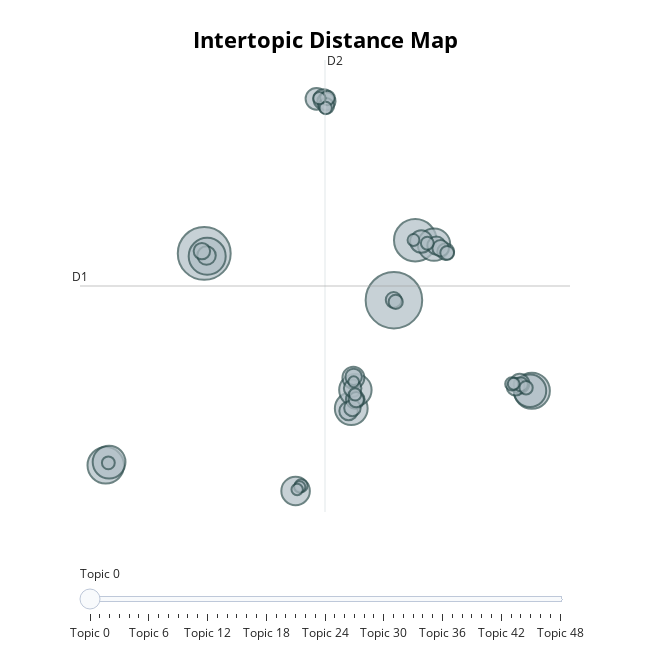

The code cell stored with this chart in its notebook:
### Code cell
model.visualize_topics()

### Figure 1 — Plotly figure (JSON) as saved in the notebook; plotly's stock layout.template omitted (floating-point values rounded to 4 significant figures; data arrays with more than 128 entries replaced by an {"elided": "..."} marker saying what was removed)
{"data": [{"customdata": {"elided": "49x3 mixed values"}, "hovertemplate": "<b>Topic %{customdata[0]}</b><br>%{customdata[1]}<br>Size: %{customdata[2]}", "legendgroup": "", "marker": {"color": "#B0BEC5", "line": {"color": "DarkSlateGrey", "width": 2}, "size": [271, 237, 153, 116, 113, 110, 91, 91, 89, 89, 89, 69, 43, 41, 40, 35, 32, 29, 29, 29, 28, 28, 27, 26, 24, 23, 23, 23, 23, 21, 21, 20, 18, 17, 17, 16, 15, 15, 14, 14, 14, 13, 13, 13, 12, 12, 11, 11, 10], "sizemode": "area", "sizeref": 0.1694, "symbol": "circle"}, "mode": "markers", "name": "", "orientation": "v", "showlegend": false, "type": "scatter", "x": [8.47, -5.332, 10.02, -5.116, -12.5, 18.51, 5.366, -12.26, 11.39, 18.37, 5.666, 1.316, 10.46, 5.522, 2.836, 3.356, 17.62, -5.165, 5.171, 5.651, 3.561, 11.56, 17.33, 5.466, 12.24, 11.87, -5.502, 5.451, 5.54, 8.451, 3.547, 5.727, 3.636, 8.6, 17.7, 12.34, 18.09, 17.05, -12.31, 1.716, 10.9, 5.649, 3.51, 3.043, 17.19, 9.896, 1.612, 1.43, 5.542], "xaxis": "x", "y": [3.797, 7.307, 8.293, 7.092, -8.6, -3.007, -4.34, -8.359, 7.966, -3.001, -2.954, -10.52, 8.194, -2.019, 18.91, 18.87, -2.461, 7.14, -4.523, -3.664, 18.72, 7.889, -2.692, -2.814, 7.437, 7.696, 7.478, -4.29, -1.96, 3.817, 18.37, -3.666, 18.98, 3.668, -2.518, 7.347, -2.775, -2.489, -8.412, -10.12, 8.072, -3.271, 18.22, 18.96, -2.481, 8.31, -10.23, -10.41, -2.328], "yaxis": "y"}], "layout": {"annotations": [{"showarrow": false, "text": "D1", "x": -14.37, "y": 4.86, "yshift": 10}, {"showarrow": false, "text": "D2", "x": 3.456, "xshift": 10, "y": 21.82}], "height": 650, "hoverlabel": {"bgcolor": "white", "font": {"family": "Rockwell", "size": 16}}, "legend": {"itemsizing": "constant", "tracegroupgap": 0}, "margin": {"t": 60}, "shapes": [{"line": {"color": "#CFD8DC", "width": 2}, "type": "line", "x0": 3.456, "x1": 3.456, "y0": -12.1, "y1": 21.82}, {"line": {"color": "#9E9E9E", "width": 2}, "type": "line", "x0": -14.37, "x1": 21.28, "y0": 4.86, "y1": 4.86}], "sliders": [{"active": 0, "pad": {"t": 50}, "steps": [{"args": [{"marker.color": [["red", "#B0BEC5", "#B0BEC5", "#B0BEC5", "#B0BEC5", "#B0BEC5", "#B0BEC5", "#B0BEC5", "#B0BEC5", "#B0BEC5", "#B0BEC5", "#B0BEC5", "#B0BEC5", "#B0BEC5", "#B0BEC5", "#B0BEC5", "#B0BEC5", "#B0BEC5", "#B0BEC5", "#B0BEC5", "#B0BEC5", "#B0BEC5", "#B0BEC5", "#B0BEC5", "#B0BEC5", "#B0BEC5", "#B0BEC5", "#B0BEC5", "#B0BEC5", "#B0BEC5", "#B0BEC5", "#B0BEC5", "#B0BEC5", "#B0BEC5", "#B0BEC5", "#B0BEC5", "#B0BEC5", "#B0BEC5", "#B0BEC5", "#B0BEC5", "#B0BEC5", "#B0BEC5", "#B0BEC5", "#B0BEC5", "#B0BEC5", "#B0BEC5", "#B0BEC5", "#B0BEC5", "#B0BEC5"]]}], "label": "Topic 0", "method": "update"}, {"args": [{"marker.color": [["#B0BEC5", "red", "#B0BEC5", "#B0BEC5", "#B0BEC5", "#B0BEC5", "#B0BEC5", "#B0BEC5", "#B0BEC5", "#B0BEC5", "#B0BEC5", "#B0BEC5", "#B0BEC5", "#B0BEC5", "#B0BEC5", "#B0BEC5", "#B0BEC5", "#B0BEC5", "#B0BEC5", "#B0BEC5", "#B0BEC5", "#B0BEC5", "#B0BEC5", "#B0BEC5", "#B0BEC5", "#B0BEC5", "#B0BEC5", "#B0BEC5", "#B0BEC5", "#B0BEC5", "#B0BEC5", "#B0BEC5", "#B0BEC5", "#B0BEC5", "#B0BEC5", "#B0BEC5", "#B0BEC5", "#B0BEC5", "#B0BEC5", "#B0BEC5", "#B0BEC5", "#B0BEC5", "#B0BEC5", "#B0BEC5", "#B0BEC5", "#B0BEC5", "#B0BEC5", "#B0BEC5", "#B0BEC5"]]}], "label": "Topic 1", "method": "update"}, {"args": [{"marker.color": [["#B0BEC5", "#B0BEC5", "red", "#B0BEC5", "#B0BEC5", "#B0BEC5", "#B0BEC5", "#B0BEC5", "#B0BEC5", "#B0BEC5", "#B0BEC5", "#B0BEC5", "#B0BEC5", "#B0BEC5", "#B0BEC5", "#B0BEC5", "#B0BEC5", "#B0BEC5", "#B0BEC5", "#B0BEC5", "#B0BEC5", "#B0BEC5", "#B0BEC5", "#B0BEC5", "#B0BEC5", "#B0BEC5", "#B0BEC5", "#B0BEC5", "#B0BEC5", "#B0BEC5", "#B0BEC5", "#B0BEC5", "#B0BEC5", "#B0BEC5", "#B0BEC5", "#B0BEC5", "#B0BEC5", "#B0BEC5", "#B0BEC5", "#B0BEC5", "#B0BEC5", "#B0BEC5", "#B0BEC5", "#B0BEC5", "#B0BEC5", "#B0BEC5", "#B0BEC5", "#B0BEC5", "#B0BEC5"]]}], "label": "Topic 2", "method": "update"}, {"args": [{"marker.color": [["#B0BEC5", "#B0BEC5", "#B0BEC5", "red", "#B0BEC5", "#B0BEC5", "#B0BEC5", "#B0BEC5", "#B0BEC5", "#B0BEC5", "#B0BEC5", "#B0BEC5", "#B0BEC5", "#B0BEC5", "#B0BEC5", "#B0BEC5", "#B0BEC5", "#B0BEC5", "#B0BEC5", "#B0BEC5", "#B0BEC5", "#B0BEC5", "#B0BEC5", "#B0BEC5", "#B0BEC5", "#B0BEC5", "#B0BEC5", "#B0BEC5", "#B0BEC5", "#B0BEC5", "#B0BEC5", "#B0BEC5", "#B0BEC5", "#B0BEC5", "#B0BEC5", "#B0BEC5", "#B0BEC5", "#B0BEC5", "#B0BEC5", "#B0BEC5", "#B0BEC5", "#B0BEC5", "#B0BEC5", "#B0BEC5", "#B0BEC5", "#B0BEC5", "#B0BEC5", "#B0BEC5", "#B0BEC5"]]}], "label": "Topic 3", "method": "update"}, {"args": [{"marker.color": [["#B0BEC5", "#B0BEC5", "#B0BEC5", "#B0BEC5", "red", "#B0BEC5", "#B0BEC5", "#B0BEC5", "#B0BEC5", "#B0BEC5", "#B0BEC5", "#B0BEC5", "#B0BEC5", "#B0BEC5", "#B0BEC5", "#B0BEC5", "#B0BEC5", "#B0BEC5", "#B0BEC5", "#B0BEC5", "#B0BEC5", "#B0BEC5", "#B0BEC5", "#B0BEC5", "#B0BEC5", "#B0BEC5", "#B0BEC5", "#B0BEC5", "#B0BEC5", "#B0BEC5", "#B0BEC5", "#B0BEC5", "#B0BEC5", "#B0BEC5", "#B0BEC5", "#B0BEC5", "#B0BEC5", "#B0BEC5", "#B0BEC5", "#B0BEC5", "#B0BEC5", "#B0BEC5", "#B0BEC5", "#B0BEC5", "#B0BEC5", "#B0BEC5", "#B0BEC5", "#B0BEC5", "#B0BEC5"]]}], "label": "Topic 4", "method": "update"}, {"args": [{"marker.color": [["#B0BEC5", "#B0BEC5", "#B0BEC5", "#B0BEC5", "#B0BEC5", "red", "#B0BEC5", "#B0BEC5", "#B0BEC5", "#B0BEC5", "#B0BEC5", "#B0BEC5", "#B0BEC5", "#B0BEC5", "#B0BEC5", "#B0BEC5", "#B0BEC5", "#B0BEC5", "#B0BEC5", "#B0BEC5", "#B0BEC5", "#B0BEC5", "#B0BEC5", "#B0BEC5", "#B0BEC5", "#B0BEC5", "#B0BEC5", "#B0BEC5", "#B0BEC5", "#B0BEC5", "#B0BEC5", "#B0BEC5", "#B0BEC5", "#B0BEC5", "#B0BEC5", "#B0BEC5", "#B0BEC5", "#B0BEC5", "#B0BEC5", "#B0BEC5", "#B0BEC5", "#B0BEC5", "#B0BEC5", "#B0BEC5", "#B0BEC5", "#B0BEC5", "#B0BEC5", "#B0BEC5", "#B0BEC5"]]}], "label": "Topic 5", "method": "update"}, {"args": [{"marker.color": [["#B0BEC5", "#B0BEC5", "#B0BEC5", "#B0BEC5", "#B0BEC5", "#B0BEC5", "red", "#B0BEC5", "#B0BEC5", "#B0BEC5", "#B0BEC5", "#B0BEC5", "#B0BEC5", "#B0BEC5", "#B0BEC5", "#B0BEC5", "#B0BEC5", "#B0BEC5", "#B0BEC5", "#B0BEC5", "#B0BEC5", "#B0BEC5", "#B0BEC5", "#B0BEC5", "#B0BEC5", "#B0BEC5", "#B0BEC5", "#B0BEC5", "#B0BEC5", "#B0BEC5", "#B0BEC5", "#B0BEC5", "#B0BEC5", "#B0BEC5", "#B0BEC5", "#B0BEC5", "#B0BEC5", "#B0BEC5", "#B0BEC5", "#B0BEC5", "#B0BEC5", "#B0BEC5", "#B0BEC5", "#B0BEC5", "#B0BEC5", "#B0BEC5", "#B0BEC5", "#B0BEC5", "#B0BEC5"]]}], "label": "Topic 6", "method": "update"}, {"args": [{"marker.color": [["#B0BEC5", "#B0BEC5", "#B0BEC5", "#B0BEC5", "#B0BEC5", "#B0BEC5", "#B0BEC5", "red", "#B0BEC5", "#B0BEC5", "#B0BEC5", "#B0BEC5", "#B0BEC5", "#B0BEC5", "#B0BEC5", "#B0BEC5", "#B0BEC5", "#B0BEC5", "#B0BEC5", "#B0BEC5", "#B0BEC5", "#B0BEC5", "#B0BEC5", "#B0BEC5", "#B0BEC5", "#B0BEC5", "#B0BEC5", "#B0BEC5", "#B0BEC5", "#B0BEC5", "#B0BEC5", "#B0BEC5", "#B0BEC5", "#B0BEC5", "#B0BEC5", "#B0BEC5", "#B0BEC5", "#B0BEC5", "#B0BEC5", "#B0BEC5", "#B0BEC5", "#B0BEC5", "#B0BEC5", "#B0BEC5", "#B0BEC5", "#B0BEC5", "#B0BEC5", "#B0BEC5", "#B0BEC5"]]}], "label": "Topic 7", "method": "update"}, {"args": [{"marker.color": [["#B0BEC5", "#B0BEC5", "#B0BEC5", "#B0BEC5", "#B0BEC5", "#B0BEC5", "#B0BEC5", "#B0BEC5", "red", "#B0BEC5", "#B0BEC5", "#B0BEC5", "#B0BEC5", "#B0BEC5", "#B0BEC5", "#B0BEC5", "#B0BEC5", "#B0BEC5", "#B0BEC5", "#B0BEC5", "#B0BEC5", "#B0BEC5", "#B0BEC5", "#B0BEC5", "#B0BEC5", "#B0BEC5", "#B0BEC5", "#B0BEC5", "#B0BEC5", "#B0BEC5", "#B0BEC5", "#B0BEC5", "#B0BEC5", "#B0BEC5", "#B0BEC5", "#B0BEC5", "#B0BEC5", "#B0BEC5", "#B0BEC5", "#B0BEC5", "#B0BEC5", "#B0BEC5", "#B0BEC5", "#B0BEC5", "#B0BEC5", "#B0BEC5", "#B0BEC5", "#B0BEC5", "#B0BEC5"]]}], "label": "Topic 8", "method": "update"}, {"args": [{"marker.color": [["#B0BEC5", "#B0BEC5", "#B0BEC5", "#B0BEC5", "#B0BEC5", "#B0BEC5", "#B0BEC5", "#B0BEC5", "#B0BEC5", "red", "#B0BEC5", "#B0BEC5", "#B0BEC5", "#B0BEC5", "#B0BEC5", "#B0BEC5", "#B0BEC5", "#B0BEC5", "#B0BEC5", "#B0BEC5", "#B0BEC5", "#B0BEC5", "#B0BEC5", "#B0BEC5", "#B0BEC5", "#B0BEC5", "#B0BEC5", "#B0BEC5", "#B0BEC5", "#B0BEC5", "#B0BEC5", "#B0BEC5", "#B0BEC5", "#B0BEC5", "#B0BEC5", "#B0BEC5", "#B0BEC5", "#B0BEC5", "#B0BEC5", "#B0BEC5", "#B0BEC5", "#B0BEC5", "#B0BEC5", "#B0BEC5", "#B0BEC5", "#B0BEC5", "#B0BEC5", "#B0BEC5", "#B0BEC5"]]}], "label": "Topic 9", "method": "update"}, {"args": [{"marker.color": [["#B0BEC5", "#B0BEC5", "#B0BEC5", "#B0BEC5", "#B0BEC5", "#B0BEC5", "#B0BEC5", "#B0BEC5", "#B0BEC5", "#B0BEC5", "red", "#B0BEC5", "#B0BEC5", "#B0BEC5", "#B0BEC5", "#B0BEC5", "#B0BEC5", "#B0BEC5", "#B0BEC5", "#B0BEC5", "#B0BEC5", "#B0BEC5", "#B0BEC5", "#B0BEC5", "#B0BEC5", "#B0BEC5", "#B0BEC5", "#B0BEC5", "#B0BEC5", "#B0BEC5", "#B0BEC5", "#B0BEC5", "#B0BEC5", "#B0BEC5", "#B0BEC5", "#B0BEC5", "#B0BEC5", "#B0BEC5", "#B0BEC5", "#B0BEC5", "#B0BEC5", "#B0BEC5", "#B0BEC5", "#B0BEC5", "#B0BEC5", "#B0BEC5", "#B0BEC5", "#B0BEC5", "#B0BEC5"]]}], "label": "Topic 10", "method": "update"}, {"args": [{"marker.color": [["#B0BEC5", "#B0BEC5", "#B0BEC5", "#B0BEC5", "#B0BEC5", "#B0BEC5", "#B0BEC5", "#B0BEC5", "#B0BEC5", "#B0BEC5", "#B0BEC5", "red", "#B0BEC5", "#B0BEC5", "#B0BEC5", "#B0BEC5", "#B0BEC5", "#B0BEC5", "#B0BEC5", "#B0BEC5", "#B0BEC5", "#B0BEC5", "#B0BEC5", "#B0BEC5", "#B0BEC5", "#B0BEC5", "#B0BEC5", "#B0BEC5", "#B0BEC5", "#B0BEC5", "#B0BEC5", "#B0BEC5", "#B0BEC5", "#B0BEC5", "#B0BEC5", "#B0BEC5", "#B0BEC5", "#B0BEC5", "#B0BEC5", "#B0BEC5", "#B0BEC5", "#B0BEC5", "#B0BEC5", "#B0BEC5", "#B0BEC5", "#B0BEC5", "#B0BEC5", "#B0BEC5", "#B0BEC5"]]}], "label": "Topic 11", "method": "update"}, {"args": [{"marker.color": [["#B0BEC5", "#B0BEC5", "#B0BEC5", "#B0BEC5", "#B0BEC5", "#B0BEC5", "#B0BEC5", "#B0BEC5", "#B0BEC5", "#B0BEC5", "#B0BEC5", "#B0BEC5", "red", "#B0BEC5", "#B0BEC5", "#B0BEC5", "#B0BEC5", "#B0BEC5", "#B0BEC5", "#B0BEC5", "#B0BEC5", "#B0BEC5", "#B0BEC5", "#B0BEC5", "#B0BEC5", "#B0BEC5", "#B0BEC5", "#B0BEC5", "#B0BEC5", "#B0BEC5", "#B0BEC5", "#B0BEC5", "#B0BEC5", "#B0BEC5", "#B0BEC5", "#B0BEC5", "#B0BEC5", "#B0BEC5", "#B0BEC5", "#B0BEC5", "#B0BEC5", "#B0BEC5", "#B0BEC5", "#B0BEC5", "#B0BEC5", "#B0BEC5", "#B0BEC5", "#B0BEC5", "#B0BEC5"]]}], "label": "Topic 12", "method": "update"}, {"args": [{"marker.color": [["#B0BEC5", "#B0BEC5", "#B0BEC5", "#B0BEC5", "#B0BEC5", "#B0BEC5", "#B0BEC5", "#B0BEC5", "#B0BEC5", "#B0BEC5", "#B0BEC5", "#B0BEC5", "#B0BEC5", "red", "#B0BEC5", "#B0BEC5", "#B0BEC5", "#B0BEC5", "#B0BEC5", "#B0BEC5", "#B0BEC5", "#B0BEC5", "#B0BEC5", "#B0BEC5", "#B0BEC5", "#B0BEC5", "#B0BEC5", "#B0BEC5", "#B0BEC5", "#B0BEC5", "#B0BEC5", "#B0BEC5", "#B0BEC5", "#B0BEC5", "#B0BEC5", "#B0BEC5", "#B0BEC5", "#B0BEC5", "#B0BEC5", "#B0BEC5", "#B0BEC5", "#B0BEC5", "#B0BEC5", "#B0BEC5", "#B0BEC5", "#B0BEC5", "#B0BEC5", "#B0BEC5", "#B0BEC5"]]}], "label": "Topic 13", "method": "update"}, {"args": [{"marker.color": [["#B0BEC5", "#B0BEC5", "#B0BEC5", "#B0BEC5", "#B0BEC5", "#B0BEC5", "#B0BEC5", "#B0BEC5", "#B0BEC5", "#B0BEC5", "#B0BEC5", "#B0BEC5", "#B0BEC5", "#B0BEC5", "red", "#B0BEC5", "#B0BEC5", "#B0BEC5", "#B0BEC5", "#B0BEC5", "#B0BEC5", "#B0BEC5", "#B0BEC5", "#B0BEC5", "#B0BEC5", "#B0BEC5", "#B0BEC5", "#B0BEC5", "#B0BEC5", "#B0BEC5", "#B0BEC5", "#B0BEC5", "#B0BEC5", "#B0BEC5", "#B0BEC5", "#B0BEC5", "#B0BEC5", "#B0BEC5", "#B0BEC5", "#B0BEC5", "#B0BEC5", "#B0BEC5", "#B0BEC5", "#B0BEC5", "#B0BEC5", "#B0BEC5", "#B0BEC5", "#B0BEC5", "#B0BEC5"]]}], "label": "Topic 14", "method": "update"}, {"args": [{"marker.color": [["#B0BEC5", "#B0BEC5", "#B0BEC5", "#B0BEC5", "#B0BEC5", "#B0BEC5", "#B0BEC5", "#B0BEC5", "#B0BEC5", "#B0BEC5", "#B0BEC5", "#B0BEC5", "#B0BEC5", "#B0BEC5", "#B0BEC5", "red", "#B0BEC5", "#B0BEC5", "#B0BEC5", "#B0BEC5", "#B0BEC5", "#B0BEC5", "#B0BEC5", "#B0BEC5", "#B0BEC5", "#B0BEC5", "#B0BEC5", "#B0BEC5", "#B0BEC5", "#B0BEC5", "#B0BEC5", "#B0BEC5", "#B0BEC5", "#B0BEC5", "#B0BEC5", "#B0BEC5", "#B0BEC5", "#B0BEC5", "#B0BEC5", "#B0BEC5", "#B0BEC5", "#B0BEC5", "#B0BEC5", "#B0BEC5", "#B0BEC5", "#B0BEC5", "#B0BEC5", "#B0BEC5", "#B0BEC5"]]}], "label": "Topic 15", "method": "update"}, {"args": [{"marker.color": [["#B0BEC5", "#B0BEC5", "#B0BEC5", "#B0BEC5", "#B0BEC5", "#B0BEC5", "#B0BEC5", "#B0BEC5", "#B0BEC5", "#B0BEC5", "#B0BEC5", "#B0BEC5", "#B0BEC5", "#B0BEC5", "#B0BEC5", "#B0BEC5", "red", "#B0BEC5", "#B0BEC5", "#B0BEC5", "#B0BEC5", "#B0BEC5", "#B0BEC5", "#B0BEC5", "#B0BEC5", "#B0BEC5", "#B0BEC5", "#B0BEC5", "#B0BEC5", "#B0BEC5", "#B0BEC5", "#B0BEC5", "#B0BEC5", "#B0BEC5", "#B0BEC5", "#B0BEC5", "#B0BEC5", "#B0BEC5", "#B0BEC5", "#B0BEC5", "#B0BEC5", "#B0BEC5", "#B0BEC5", "#B0BEC5", "#B0BEC5", "#B0BEC5", "#B0BEC5", "#B0BEC5", "#B0BEC5"]]}], "label": "Topic 16", "method": "update"}, {"args": [{"marker.color": [["#B0BEC5", "#B0BEC5", "#B0BEC5", "#B0BEC5", "#B0BEC5", "#B0BEC5", "#B0BEC5", "#B0BEC5", "#B0BEC5", "#B0BEC5", "#B0BEC5", "#B0BEC5", "#B0BEC5", "#B0BEC5", "#B0BEC5", "#B0BEC5", "#B0BEC5", "red", "#B0BEC5", "#B0BEC5", "#B0BEC5", "#B0BEC5", "#B0BEC5", "#B0BEC5", "#B0BEC5", "#B0BEC5", "#B0BEC5", "#B0BEC5", "#B0BEC5", "#B0BEC5", "#B0BEC5", "#B0BEC5", "#B0BEC5", "#B0BEC5", "#B0BEC5", "#B0BEC5", "#B0BEC5", "#B0BEC5", "#B0BEC5", "#B0BEC5", "#B0BEC5", "#B0BEC5", "#B0BEC5", "#B0BEC5", "#B0BEC5", "#B0BEC5", "#B0BEC5", "#B0BEC5", "#B0BEC5"]]}], "label": "Topic 17", "method": "update"}, {"args": [{"marker.color": [["#B0BEC5", "#B0BEC5", "#B0BEC5", "#B0BEC5", "#B0BEC5", "#B0BEC5", "#B0BEC5", "#B0BEC5", "#B0BEC5", "#B0BEC5", "#B0BEC5", "#B0BEC5", "#B0BEC5", "#B0BEC5", "#B0BEC5", "#B0BEC5", "#B0BEC5", "#B0BEC5", "red", "#B0BEC5", "#B0BEC5", "#B0BEC5", "#B0BEC5", "#B0BEC5", "#B0BEC5", "#B0BEC5", "#B0BEC5", "#B0BEC5", "#B0BEC5", "#B0BEC5", "#B0BEC5", "#B0BEC5", "#B0BEC5", "#B0BEC5", "#B0BEC5", "#B0BEC5", "#B0BEC5", "#B0BEC5", "#B0BEC5", "#B0BEC5", "#B0BEC5", "#B0BEC5", "#B0BEC5", "#B0BEC5", "#B0BEC5", "#B0BEC5", "#B0BEC5", "#B0BEC5", "#B0BEC5"]]}], "label": "Topic 18", "method": "update"}, {"args": [{"marker.color": [["#B0BEC5", "#B0BEC5", "#B0BEC5", "#B0BEC5", "#B0BEC5", "#B0BEC5", "#B0BEC5", "#B0BEC5", "#B0BEC5", "#B0BEC5", "#B0BEC5", "#B0BEC5", "#B0BEC5", "#B0BEC5", "#B0BEC5", "#B0BEC5", "#B0BEC5", "#B0BEC5", "#B0BEC5", "red", "#B0BEC5", "#B0BEC5", "#B0BEC5", "#B0BEC5", "#B0BEC5", "#B0BEC5", "#B0BEC5", "#B0BEC5", "#B0BEC5", "#B0BEC5", "#B0BEC5", "#B0BEC5", "#B0BEC5", "#B0BEC5", "#B0BEC5", "#B0BEC5", "#B0BEC5", "#B0BEC5", "#B0BEC5", "#B0BEC5", "#B0BEC5", "#B0BEC5", "#B0BEC5", "#B0BEC5", "#B0BEC5", "#B0BEC5", "#B0BEC5", "#B0BEC5", "#B0BEC5"]]}], "label": "Topic 19", "method": "update"}, {"args": [{"marker.color": [["#B0BEC5", "#B0BEC5", "#B0BEC5", "#B0BEC5", "#B0BEC5", "#B0BEC5", "#B0BEC5", "#B0BEC5", "#B0BEC5", "#B0BEC5", "#B0BEC5", "#B0BEC5", "#B0BEC5", "#B0BEC5", "#B0BEC5", "#B0BEC5", "#B0BEC5", "#B0BEC5", "#B0BEC5", "#B0BEC5", "red", "#B0BEC5", "#B0BEC5", "#B0BEC5", "#B0BEC5", "#B0BEC5", "#B0BEC5", "#B0BEC5", "#B0BEC5", "#B0BEC5", "#B0BEC5", "#B0BEC5", "#B0BEC5", "#B0BEC5", "#B0BEC5", "#B0BEC5", "#B0BEC5", "#B0BEC5", "#B0BEC5", "#B0BEC5", "#B0BEC5", "#B0BEC5", "#B0BEC5", "#B0BEC5", "#B0BEC5", "#B0BEC5", "#B0BEC5", "#B0BEC5", "#B0BEC5"]]}], "label": "Topic 20", "method": "update"}, {"args": [{"marker.color": [["#B0BEC5", "#B0BEC5", "#B0BEC5", "#B0BEC5", "#B0BEC5", "#B0BEC5", "#B0BEC5", "#B0BEC5", "#B0BEC5", "#B0BEC5", "#B0BEC5", "#B0BEC5", "#B0BEC5", "#B0BEC5", "#B0BEC5", "#B0BEC5", "#B0BEC5", "#B0BEC5", "#B0BEC5", "#B0BEC5", "#B0BEC5", "red", "#B0BEC5", "#B0BEC5", "#B0BEC5", "#B0BEC5", "#B0BEC5", "#B0BEC5", "#B0BEC5", "#B0BEC5", "#B0BEC5", "#B0BEC5", "#B0BEC5", "#B0BEC5", "#B0BEC5", "#B0BEC5", "#B0BEC5", "#B0BEC5", "#B0BEC5", "#B0BEC5", "#B0BEC5", "#B0BEC5", "#B0BEC5", "#B0BEC5", "#B0BEC5", "#B0BEC5", "#B0BEC5", "#B0BEC5", "#B0BEC5"]]}], "label": "Topic 21", "method": "update"}, {"args": [{"marker.color": [["#B0BEC5", "#B0BEC5", "#B0BEC5", "#B0BEC5", "#B0BEC5", "#B0BEC5", "#B0BEC5", "#B0BEC5", "#B0BEC5", "#B0BEC5", "#B0BEC5", "#B0BEC5", "#B0BEC5", "#B0BEC5", "#B0BEC5", "#B0BEC5", "#B0BEC5", "#B0BEC5", "#B0BEC5", "#B0BEC5", "#B0BEC5", "#B0BEC5", "red", "#B0BEC5", "#B0BEC5", "#B0BEC5", "#B0BEC5", "#B0BEC5", "#B0BEC5", "#B0BEC5", "#B0BEC5", "#B0BEC5", "#B0BEC5", "#B0BEC5", "#B0BEC5", "#B0BEC5", "#B0BEC5", "#B0BEC5", "#B0BEC5", "#B0BEC5", "#B0BEC5", "#B0BEC5", "#B0BEC5", "#B0BEC5", "#B0BEC5", "#B0BEC5", "#B0BEC5", "#B0BEC5", "#B0BEC5"]]}], "label": "Topic 22", "method": "update"}, {"args": [{"marker.color": [["#B0BEC5", "#B0BEC5", "#B0BEC5", "#B0BEC5", "#B0BEC5", "#B0BEC5", "#B0BEC5", "#B0BEC5", "#B0BEC5", "#B0BEC5", "#B0BEC5", "#B0BEC5", "#B0BEC5", "#B0BEC5", "#B0BEC5", "#B0BEC5", "#B0BEC5", "#B0BEC5", "#B0BEC5", "#B0BEC5", "#B0BEC5", "#B0BEC5", "#B0BEC5", "red", "#B0BEC5", "#B0BEC5", "#B0BEC5", "#B0BEC5", "#B0BEC5", "#B0BEC5", "#B0BEC5", "#B0BEC5", "#B0BEC5", "#B0BEC5", "#B0BEC5", "#B0BEC5", "#B0BEC5", "#B0BEC5", "#B0BEC5", "#B0BEC5", "#B0BEC5", "#B0BEC5", "#B0BEC5", "#B0BEC5", "#B0BEC5", "#B0BEC5", "#B0BEC5", "#B0BEC5", "#B0BEC5"]]}], "label": "Topic 23", "method": "update"}, {"args": [{"marker.color": [["#B0BEC5", "#B0BEC5", "#B0BEC5", "#B0BEC5", "#B0BEC5", "#B0BEC5", "#B0BEC5", "#B0BEC5", "#B0BEC5", "#B0BEC5", "#B0BEC5", "#B0BEC5", "#B0BEC5", "#B0BEC5", "#B0BEC5", "#B0BEC5", "#B0BEC5", "#B0BEC5", "#B0BEC5", "#B0BEC5", "#B0BEC5", "#B0BEC5", "#B0BEC5", "#B0BEC5", "red", "#B0BEC5", "#B0BEC5", "#B0BEC5", "#B0BEC5", "#B0BEC5", "#B0BEC5", "#B0BEC5", "#B0BEC5", "#B0BEC5", "#B0BEC5", "#B0BEC5", "#B0BEC5", "#B0BEC5", "#B0BEC5", "#B0BEC5", "#B0BEC5", "#B0BEC5", "#B0BEC5", "#B0BEC5", "#B0BEC5", "#B0BEC5", "#B0BEC5", "#B0BEC5", "#B0BEC5"]]}], "label": "Topic 24", "method": "update"}, {"args": [{"marker.color": [["#B0BEC5", "#B0BEC5", "#B0BEC5", "#B0BEC5", "#B0BEC5", "#B0BEC5", "#B0BEC5", "#B0BEC5", "#B0BEC5", "#B0BEC5", "#B0BEC5", "#B0BEC5", "#B0BEC5", "#B0BEC5", "#B0BEC5", "#B0BEC5", "#B0BEC5", "#B0BEC5", "#B0BEC5", "#B0BEC5", "#B0BEC5", "#B0BEC5", "#B0BEC5", "#B0BEC5", "#B0BEC5", "red", "#B0BEC5", "#B0BEC5", "#B0BEC5", "#B0BEC5", "#B0BEC5", "#B0BEC5", "#B0BEC5", "#B0BEC5", "#B0BEC5", "#B0BEC5", "#B0BEC5", "#B0BEC5", "#B0BEC5", "#B0BEC5", "#B0BEC5", "#B0BEC5", "#B0BEC5", "#B0BEC5", "#B0BEC5", "#B0BEC5", "#B0BEC5", "#B0BEC5", "#B0BEC5"]]}], "label": "Topic 25", "method": "update"}, {"args": [{"marker.color": [["#B0BEC5", "#B0BEC5", "#B0BEC5", "#B0BEC5", "#B0BEC5", "#B0BEC5", "#B0BEC5", "#B0BEC5", "#B0BEC5", "#B0BEC5", "#B0BEC5", "#B0BEC5", "#B0BEC5", "#B0BEC5", "#B0BEC5", "#B0BEC5", "#B0BEC5", "#B0BEC5", "#B0BEC5", "#B0BEC5", "#B0BEC5", "#B0BEC5", "#B0BEC5", "#B0BEC5", "#B0BEC5", "#B0BEC5", "red", "#B0BEC5", "#B0BEC5", "#B0BEC5", "#B0BEC5", "#B0BEC5", "#B0BEC5", "#B0BEC5", "#B0BEC5", "#B0BEC5", "#B0BEC5", "#B0BEC5", "#B0BEC5", "#B0BEC5", "#B0BEC5", "#B0BEC5", "#B0BEC5", "#B0BEC5", "#B0BEC5", "#B0BEC5", "#B0BEC5", "#B0BEC5", "#B0BEC5"]]}], "label": "Topic 26", "method": "update"}, {"args": [{"marker.color": [["#B0BEC5", "#B0BEC5", "#B0BEC5", "#B0BEC5", "#B0BEC5", "#B0BEC5", "#B0BEC5", "#B0BEC5", "#B0BEC5", "#B0BEC5", "#B0BEC5", "#B0BEC5", "#B0BEC5", "#B0BEC5", "#B0BEC5", "#B0BEC5", "#B0BEC5", "#B0BEC5", "#B0BEC5", "#B0BEC5", "#B0BEC5", "#B0BEC5", "#B0BEC5", "#B0BEC5", "#B0BEC5", "#B0BEC5", "#B0BEC5", "red", "#B0BEC5", "#B0BEC5", "#B0BEC5", "#B0BEC5", "#B0BEC5", "#B0BEC5", "#B0BEC5", "#B0BEC5", "#B0BEC5", "#B0BEC5", "#B0BEC5", "#B0BEC5", "#B0BEC5", "#B0BEC5", "#B0BEC5", "#B0BEC5", "#B0BEC5", "#B0BEC5", "#B0BEC5", "#B0BEC5", "#B0BEC5"]]}], "label": "Topic 27", "method": "update"}, {"args": [{"marker.color": [["#B0BEC5", "#B0BEC5", "#B0BEC5", "#B0BEC5", "#B0BEC5", "#B0BEC5", "#B0BEC5", "#B0BEC5", "#B0BEC5", "#B0BEC5", "#B0BEC5", "#B0BEC5", "#B0BEC5", "#B0BEC5", "#B0BEC5", "#B0BEC5", "#B0BEC5", "#B0BEC5", "#B0BEC5", "#B0BEC5", "#B0BEC5", "#B0BEC5", "#B0BEC5", "#B0BEC5", "#B0BEC5", "#B0BEC5", "#B0BEC5", "#B0BEC5", "red", "#B0BEC5", "#B0BEC5", "#B0BEC5", "#B0BEC5", "#B0BEC5", "#B0BEC5", "#B0BEC5", "#B0BEC5", "#B0BEC5", "#B0BEC5", "#B0BEC5", "#B0BEC5", "#B0BEC5", "#B0BEC5", "#B0BEC5", "#B0BEC5", "#B0BEC5", "#B0BEC5", "#B0BEC5", "#B0BEC5"]]}], "label": "Topic 28", "method": "update"}, {"args": [{"marker.color": [["#B0BEC5", "#B0BEC5", "#B0BEC5", "#B0BEC5", "#B0BEC5", "#B0BEC5", "#B0BEC5", "#B0BEC5", "#B0BEC5", "#B0BEC5", "#B0BEC5", "#B0BEC5", "#B0BEC5", "#B0BEC5", "#B0BEC5", "#B0BEC5", "#B0BEC5", "#B0BEC5", "#B0BEC5", "#B0BEC5", "#B0BEC5", "#B0BEC5", "#B0BEC5", "#B0BEC5", "#B0BEC5", "#B0BEC5", "#B0BEC5", "#B0BEC5", "#B0BEC5", "red", "#B0BEC5", "#B0BEC5", "#B0BEC5", "#B0BEC5", "#B0BEC5", "#B0BEC5", "#B0BEC5", "#B0BEC5", "#B0BEC5", "#B0BEC5", "#B0BEC5", "#B0BEC5", "#B0BEC5", "#B0BEC5", "#B0BEC5", "#B0BEC5", "#B0BEC5", "#B0BEC5", "#B0BEC5"]]}], "label": "Topic 29", "method": "update"}, {"args": [{"marker.color": [["#B0BEC5", "#B0BEC5", "#B0BEC5", "#B0BEC5", "#B0BEC5", "#B0BEC5", "#B0BEC5", "#B0BEC5", "#B0BEC5", "#B0BEC5", "#B0BEC5", "#B0BEC5", "#B0BEC5", "#B0BEC5", "#B0BEC5", "#B0BEC5", "#B0BEC5", "#B0BEC5", "#B0BEC5", "#B0BEC5", "#B0BEC5", "#B0BEC5", "#B0BEC5", "#B0BEC5", "#B0BEC5", "#B0BEC5", "#B0BEC5", "#B0BEC5", "#B0BEC5", "#B0BEC5", "red", "#B0BEC5", "#B0BEC5", "#B0BEC5", "#B0BEC5", "#B0BEC5", "#B0BEC5", "#B0BEC5", "#B0BEC5", "#B0BEC5", "#B0BEC5", "#B0BEC5", "#B0BEC5", "#B0BEC5", "#B0BEC5", "#B0BEC5", "#B0BEC5", "#B0BEC5", "#B0BEC5"]]}], "label": "Topic 30", "method": "update"}, {"args": [{"marker.color": [["#B0BEC5", "#B0BEC5", "#B0BEC5", "#B0BEC5", "#B0BEC5", "#B0BEC5", "#B0BEC5", "#B0BEC5", "#B0BEC5", "#B0BEC5", "#B0BEC5", "#B0BEC5", "#B0BEC5", "#B0BEC5", "#B0BEC5", "#B0BEC5", "#B0BEC5", "#B0BEC5", "#B0BEC5", "#B0BEC5", "#B0BEC5", "#B0BEC5", "#B0BEC5", "#B0BEC5", "#B0BEC5", "#B0BEC5", "#B0BEC5", "#B0BEC5", "#B0BEC5", "#B0BEC5", "#B0BEC5", "red", "#B0BEC5", "#B0BEC5", "#B0BEC5", "#B0BEC5", "#B0BEC5", "#B0BEC5", "#B0BEC5", "#B0BEC5", "#B0BEC5", "#B0BEC5", "#B0BEC5", "#B0BEC5", "#B0BEC5", "#B0BEC5", "#B0BEC5", "#B0BEC5", "#B0BEC5"]]}], "label": "Topic 31", "method": "update"}, {"args": [{"marker.color": [["#B0BEC5", "#B0BEC5", "#B0BEC5", "#B0BEC5", "#B0BEC5", "#B0BEC5", "#B0BEC5", "#B0BEC5", "#B0BEC5", "#B0BEC5", "#B0BEC5", "#B0BEC5", "#B0BEC5", "#B0BEC5", "#B0BEC5", "#B0BEC5", "#B0BEC5", "#B0BEC5", "#B0BEC5", "#B0BEC5", "#B0BEC5", "#B0BEC5", "#B0BEC5", "#B0BEC5", "#B0BEC5", "#B0BEC5", "#B0BEC5", "#B0BEC5", "#B0BEC5", "#B0BEC5", "#B0BEC5", "#B0BEC5", "red", "#B0BEC5", "#B0BEC5", "#B0BEC5", "#B0BEC5", "#B0BEC5", "#B0BEC5", "#B0BEC5", "#B0BEC5", "#B0BEC5", "#B0BEC5", "#B0BEC5", "#B0BEC5", "#B0BEC5", "#B0BEC5", "#B0BEC5", "#B0BEC5"]]}], "label": "Topic 32", "method": "update"}, {"args": [{"marker.color": [["#B0BEC5", "#B0BEC5", "#B0BEC5", "#B0BEC5", "#B0BEC5", "#B0BEC5", "#B0BEC5", "#B0BEC5", "#B0BEC5", "#B0BEC5", "#B0BEC5", "#B0BEC5", "#B0BEC5", "#B0BEC5", "#B0BEC5", "#B0BEC5", "#B0BEC5", "#B0BEC5", "#B0BEC5", "#B0BEC5", "#B0BEC5", "#B0BEC5", "#B0BEC5", "#B0BEC5", "#B0BEC5", "#B0BEC5", "#B0BEC5", "#B0BEC5", "#B0BEC5", "#B0BEC5", "#B0BEC5", "#B0BEC5", "#B0BEC5", "red", "#B0BEC5", "#B0BEC5", "#B0BEC5", "#B0BEC5", "#B0BEC5", "#B0BEC5", "#B0BEC5", "#B0BEC5", "#B0BEC5", "#B0BEC5", "#B0BEC5", "#B0BEC5", "#B0BEC5", "#B0BEC5", "#B0BEC5"]]}], "label": "Topic 33", "method": "update"}, {"args": [{"marker.color": [["#B0BEC5", "#B0BEC5", "#B0BEC5", "#B0BEC5", "#B0BEC5", "#B0BEC5", "#B0BEC5", "#B0BEC5", "#B0BEC5", "#B0BEC5", "#B0BEC5", "#B0BEC5", "#B0BEC5", "#B0BEC5", "#B0BEC5", "#B0BEC5", "#B0BEC5", "#B0BEC5", "#B0BEC5", "#B0BEC5", "#B0BEC5", "#B0BEC5", "#B0BEC5", "#B0BEC5", "#B0BEC5", "#B0BEC5", "#B0BEC5", "#B0BEC5", "#B0BEC5", "#B0BEC5", "#B0BEC5", "#B0BEC5", "#B0BEC5", "#B0BEC5", "red", "#B0BEC5", "#B0BEC5", "#B0BEC5", "#B0BEC5", "#B0BEC5", "#B0BEC5", "#B0BEC5", "#B0BEC5", "#B0BEC5", "#B0BEC5", "#B0BEC5", "#B0BEC5", "#B0BEC5", "#B0BEC5"]]}], "label": "Topic 34", "method": "update"}, {"args": [{"marker.color": [["#B0BEC5", "#B0BEC5", "#B0BEC5", "#B0BEC5", "#B0BEC5", "#B0BEC5", "#B0BEC5", "#B0BEC5", "#B0BEC5", "#B0BEC5", "#B0BEC5", "#B0BEC5", "#B0BEC5", "#B0BEC5", "#B0BEC5", "#B0BEC5", "#B0BEC5", "#B0BEC5", "#B0BEC5", "#B0BEC5", "#B0BEC5", "#B0BEC5", "#B0BEC5", "#B0BEC5", "#B0BEC5", "#B0BEC5", "#B0BEC5", "#B0BEC5", "#B0BEC5", "#B0BEC5", "#B0BEC5", "#B0BEC5", "#B0BEC5", "#B0BEC5", "#B0BEC5", "red", "#B0BEC5", "#B0BEC5", "#B0BEC5", "#B0BEC5", "#B0BEC5", "#B0BEC5", "#B0BEC5", "#B0BEC5", "#B0BEC5", "#B0BEC5", "#B0BEC5", "#B0BEC5", "#B0BEC5"]]}], "label": "Topic 35", "method": "update"}, {"args": [{"marker.color": [["#B0BEC5", "#B0BEC5", "#B0BEC5", "#B0BEC5", "#B0BEC5", "#B0BEC5", "#B0BEC5", "#B0BEC5", "#B0BEC5", "#B0BEC5", "#B0BEC5", "#B0BEC5", "#B0BEC5", "#B0BEC5", "#B0BEC5", "#B0BEC5", "#B0BEC5", "#B0BEC5", "#B0BEC5", "#B0BEC5", "#B0BEC5", "#B0BEC5", "#B0BEC5", "#B0BEC5", "#B0BEC5", "#B0BEC5", "#B0BEC5", "#B0BEC5", "#B0BEC5", "#B0BEC5", "#B0BEC5", "#B0BEC5", "#B0BEC5", "#B0BEC5", "#B0BEC5", "#B0BEC5", "red", "#B0BEC5", "#B0BEC5", "#B0BEC5", "#B0BEC5", "#B0BEC5", "#B0BEC5", "#B0BEC5", "#B0BEC5", "#B0BEC5", "#B0BEC5", "#B0BEC5", "#B0BEC5"]]}], "label": "Topic 36", "method": "update"}, {"args": [{"marker.color": [["#B0BEC5", "#B0BEC5", "#B0BEC5", "#B0BEC5", "#B0BEC5", "#B0BEC5", "#B0BEC5", "#B0BEC5", "#B0BEC5", "#B0BEC5", "#B0BEC5", "#B0BEC5", "#B0BEC5", "#B0BEC5", "#B0BEC5", "#B0BEC5", "#B0BEC5", "#B0BEC5", "#B0BEC5", "#B0BEC5", "#B0BEC5", "#B0BEC5", "#B0BEC5", "#B0BEC5", "#B0BEC5", "#B0BEC5", "#B0BEC5", "#B0BEC5", "#B0BEC5", "#B0BEC5", "#B0BEC5", "#B0BEC5", "#B0BEC5", "#B0BEC5", "#B0BEC5", "#B0BEC5", "#B0BEC5", "red", "#B0BEC5", "#B0BEC5", "#B0BEC5", "#B0BEC5", "#B0BEC5", "#B0BEC5", "#B0BEC5", "#B0BEC5", "#B0BEC5", "#B0BEC5", "#B0BEC5"]]}], "label": "Topic 37", "method": "update"}, {"args": [{"marker.color": [["#B0BEC5", "#B0BEC5", "#B0BEC5", "#B0BEC5", "#B0BEC5", "#B0BEC5", "#B0BEC5", "#B0BEC5", "#B0BEC5", "#B0BEC5", "#B0BEC5", "#B0BEC5", "#B0BEC5", "#B0BEC5", "#B0BEC5", "#B0BEC5", "#B0BEC5", "#B0BEC5", "#B0BEC5", "#B0BEC5", "#B0BEC5", "#B0BEC5", "#B0BEC5", "#B0BEC5", "#B0BEC5", "#B0BEC5", "#B0BEC5", "#B0BEC5", "#B0BEC5", "#B0BEC5", "#B0BEC5", "#B0BEC5", "#B0BEC5", "#B0BEC5", "#B0BEC5", "#B0BEC5", "#B0BEC5", "#B0BEC5", "red", "#B0BEC5", "#B0BEC5", "#B0BEC5", "#B0BEC5", "#B0BEC5", "#B0BEC5", "#B0BEC5", "#B0BEC5", "#B0BEC5", "#B0BEC5"]]}], "label": "Topic 38", "method": "update"}, {"args": [{"marker.color": [["#B0BEC5", "#B0BEC5", "#B0BEC5", "#B0BEC5", "#B0BEC5", "#B0BEC5", "#B0BEC5", "#B0BEC5", "#B0BEC5", "#B0BEC5", "#B0BEC5", "#B0BEC5", "#B0BEC5", "#B0BEC5", "#B0BEC5", "#B0BEC5", "#B0BEC5", "#B0BEC5", "#B0BEC5", "#B0BEC5", "#B0BEC5", "#B0BEC5", "#B0BEC5", "#B0BEC5", "#B0BEC5", "#B0BEC5", "#B0BEC5", "#B0BEC5", "#B0BEC5", "#B0BEC5", "#B0BEC5", "#B0BEC5", "#B0BEC5", "#B0BEC5", "#B0BEC5", "#B0BEC5", "#B0BEC5", "#B0BEC5", "#B0BEC5", "red", "#B0BEC5", "#B0BEC5", "#B0BEC5", "#B0BEC5", "#B0BEC5", "#B0BEC5", "#B0BEC5", "#B0BEC5", "#B0BEC5"]]}], "label": "Topic 39", "method": "update"}, {"args": [{"marker.color": [["#B0BEC5", "#B0BEC5", "#B0BEC5", "#B0BEC5", "#B0BEC5", "#B0BEC5", "#B0BEC5", "#B0BEC5", "#B0BEC5", "#B0BEC5", "#B0BEC5", "#B0BEC5", "#B0BEC5", "#B0BEC5", "#B0BEC5", "#B0BEC5", "#B0BEC5", "#B0BEC5", "#B0BEC5", "#B0BEC5", "#B0BEC5", "#B0BEC5", "#B0BEC5", "#B0BEC5", "#B0BEC5", "#B0BEC5", "#B0BEC5", "#B0BEC5", "#B0BEC5", "#B0BEC5", "#B0BEC5", "#B0BEC5", "#B0BEC5", "#B0BEC5", "#B0BEC5", "#B0BEC5", "#B0BEC5", "#B0BEC5", "#B0BEC5", "#B0BEC5", "red", "#B0BEC5", "#B0BEC5", "#B0BEC5", "#B0BEC5", "#B0BEC5", "#B0BEC5", "#B0BEC5", "#B0BEC5"]]}], "label": "Topic 40", "method": "update"}, {"args": [{"marker.color": [["#B0BEC5", "#B0BEC5", "#B0BEC5", "#B0BEC5", "#B0BEC5", "#B0BEC5", "#B0BEC5", "#B0BEC5", "#B0BEC5", "#B0BEC5", "#B0BEC5", "#B0BEC5", "#B0BEC5", "#B0BEC5", "#B0BEC5", "#B0BEC5", "#B0BEC5", "#B0BEC5", "#B0BEC5", "#B0BEC5", "#B0BEC5", "#B0BEC5", "#B0BEC5", "#B0BEC5", "#B0BEC5", "#B0BEC5", "#B0BEC5", "#B0BEC5", "#B0BEC5", "#B0BEC5", "#B0BEC5", "#B0BEC5", "#B0BEC5", "#B0BEC5", "#B0BEC5", "#B0BEC5", "#B0BEC5", "#B0BEC5", "#B0BEC5", "#B0BEC5", "#B0BEC5", "red", "#B0BEC5", "#B0BEC5", "#B0BEC5", "#B0BEC5", "#B0BEC5", "#B0BEC5", "#B0BEC5"]]}], "label": "Topic 41", "method": "update"}, {"args": [{"marker.color": [["#B0BEC5", "#B0BEC5", "#B0BEC5", "#B0BEC5", "#B0BEC5", "#B0BEC5", "#B0BEC5", "#B0BEC5", "#B0BEC5", "#B0BEC5", "#B0BEC5", "#B0BEC5", "#B0BEC5", "#B0BEC5", "#B0BEC5", "#B0BEC5", "#B0BEC5", "#B0BEC5", "#B0BEC5", "#B0BEC5", "#B0BEC5", "#B0BEC5", "#B0BEC5", "#B0BEC5", "#B0BEC5", "#B0BEC5", "#B0BEC5", "#B0BEC5", "#B0BEC5", "#B0BEC5", "#B0BEC5", "#B0BEC5", "#B0BEC5", "#B0BEC5", "#B0BEC5", "#B0BEC5", "#B0BEC5", "#B0BEC5", "#B0BEC5", "#B0BEC5", "#B0BEC5", "#B0BEC5", "red", "#B0BEC5", "#B0BEC5", "#B0BEC5", "#B0BEC5", "#B0BEC5", "#B0BEC5"]]}], "label": "Topic 42", "method": "update"}, {"args": [{"marker.color": [["#B0BEC5", "#B0BEC5", "#B0BEC5", "#B0BEC5", "#B0BEC5", "#B0BEC5", "#B0BEC5", "#B0BEC5", "#B0BEC5", "#B0BEC5", "#B0BEC5", "#B0BEC5", "#B0BEC5", "#B0BEC5", "#B0BEC5", "#B0BEC5", "#B0BEC5", "#B0BEC5", "#B0BEC5", "#B0BEC5", "#B0BEC5", "#B0BEC5", "#B0BEC5", "#B0BEC5", "#B0BEC5", "#B0BEC5", "#B0BEC5", "#B0BEC5", "#B0BEC5", "#B0BEC5", "#B0BEC5", "#B0BEC5", "#B0BEC5", "#B0BEC5", "#B0BEC5", "#B0BEC5", "#B0BEC5", "#B0BEC5", "#B0BEC5", "#B0BEC5", "#B0BEC5", "#B0BEC5", "#B0BEC5", "red", "#B0BEC5", "#B0BEC5", "#B0BEC5", "#B0BEC5", "#B0BEC5"]]}], "label": "Topic 43", "method": "update"}, {"args": [{"marker.color": [["#B0BEC5", "#B0BEC5", "#B0BEC5", "#B0BEC5", "#B0BEC5", "#B0BEC5", "#B0BEC5", "#B0BEC5", "#B0BEC5", "#B0BEC5", "#B0BEC5", "#B0BEC5", "#B0BEC5", "#B0BEC5", "#B0BEC5", "#B0BEC5", "#B0BEC5", "#B0BEC5", "#B0BEC5", "#B0BEC5", "#B0BEC5", "#B0BEC5", "#B0BEC5", "#B0BEC5", "#B0BEC5", "#B0BEC5", "#B0BEC5", "#B0BEC5", "#B0BEC5", "#B0BEC5", "#B0BEC5", "#B0BEC5", "#B0BEC5", "#B0BEC5", "#B0BEC5", "#B0BEC5", "#B0BEC5", "#B0BEC5", "#B0BEC5", "#B0BEC5", "#B0BEC5", "#B0BEC5", "#B0BEC5", "#B0BEC5", "red", "#B0BEC5", "#B0BEC5", "#B0BEC5", "#B0BEC5"]]}], "label": "Topic 44", "method": "update"}, {"args": [{"marker.color": [["#B0BEC5", "#B0BEC5", "#B0BEC5", "#B0BEC5", "#B0BEC5", "#B0BEC5", "#B0BEC5", "#B0BEC5", "#B0BEC5", "#B0BEC5", "#B0BEC5", "#B0BEC5", "#B0BEC5", "#B0BEC5", "#B0BEC5", "#B0BEC5", "#B0BEC5", "#B0BEC5", "#B0BEC5", "#B0BEC5", "#B0BEC5", "#B0BEC5", "#B0BEC5", "#B0BEC5", "#B0BEC5", "#B0BEC5", "#B0BEC5", "#B0BEC5", "#B0BEC5", "#B0BEC5", "#B0BEC5", "#B0BEC5", "#B0BEC5", "#B0BEC5", "#B0BEC5", "#B0BEC5", "#B0BEC5", "#B0BEC5", "#B0BEC5", "#B0BEC5", "#B0BEC5", "#B0BEC5", "#B0BEC5", "#B0BEC5", "#B0BEC5", "red", "#B0BEC5", "#B0BEC5", "#B0BEC5"]]}], "label": "Topic 45", "method": "update"}, {"args": [{"marker.color": [["#B0BEC5", "#B0BEC5", "#B0BEC5", "#B0BEC5", "#B0BEC5", "#B0BEC5", "#B0BEC5", "#B0BEC5", "#B0BEC5", "#B0BEC5", "#B0BEC5", "#B0BEC5", "#B0BEC5", "#B0BEC5", "#B0BEC5", "#B0BEC5", "#B0BEC5", "#B0BEC5", "#B0BEC5", "#B0BEC5", "#B0BEC5", "#B0BEC5", "#B0BEC5", "#B0BEC5", "#B0BEC5", "#B0BEC5", "#B0BEC5", "#B0BEC5", "#B0BEC5", "#B0BEC5", "#B0BEC5", "#B0BEC5", "#B0BEC5", "#B0BEC5", "#B0BEC5", "#B0BEC5", "#B0BEC5", "#B0BEC5", "#B0BEC5", "#B0BEC5", "#B0BEC5", "#B0BEC5", "#B0BEC5", "#B0BEC5", "#B0BEC5", "#B0BEC5", "red", "#B0BEC5", "#B0BEC5"]]}], "label": "Topic 46", "method": "update"}, {"args": [{"marker.color": [["#B0BEC5", "#B0BEC5", "#B0BEC5", "#B0BEC5", "#B0BEC5", "#B0BEC5", "#B0BEC5", "#B0BEC5", "#B0BEC5", "#B0BEC5", "#B0BEC5", "#B0BEC5", "#B0BEC5", "#B0BEC5", "#B0BEC5", "#B0BEC5", "#B0BEC5", "#B0BEC5", "#B0BEC5", "#B0BEC5", "#B0BEC5", "#B0BEC5", "#B0BEC5", "#B0BEC5", "#B0BEC5", "#B0BEC5", "#B0BEC5", "#B0BEC5", "#B0BEC5", "#B0BEC5", "#B0BEC5", "#B0BEC5", "#B0BEC5", "#B0BEC5", "#B0BEC5", "#B0BEC5", "#B0BEC5", "#B0BEC5", "#B0BEC5", "#B0BEC5", "#B0BEC5", "#B0BEC5", "#B0BEC5", "#B0BEC5", "#B0BEC5", "#B0BEC5", "#B0BEC5", "red", "#B0BEC5"]]}], "label": "Topic 47", "method": "update"}, {"args": [{"marker.color": [["#B0BEC5", "#B0BEC5", "#B0BEC5", "#B0BEC5", "#B0BEC5", "#B0BEC5", "#B0BEC5", "#B0BEC5", "#B0BEC5", "#B0BEC5", "#B0BEC5", "#B0BEC5", "#B0BEC5", "#B0BEC5", "#B0BEC5", "#B0BEC5", "#B0BEC5", "#B0BEC5", "#B0BEC5", "#B0BEC5", "#B0BEC5", "#B0BEC5", "#B0BEC5", "#B0BEC5", "#B0BEC5", "#B0BEC5", "#B0BEC5", "#B0BEC5", "#B0BEC5", "#B0BEC5", "#B0BEC5", "#B0BEC5", "#B0BEC5", "#B0BEC5", "#B0BEC5", "#B0BEC5", "#B0BEC5", "#B0BEC5", "#B0BEC5", "#B0BEC5", "#B0BEC5", "#B0BEC5", "#B0BEC5", "#B0BEC5", "#B0BEC5", "#B0BEC5", "#B0BEC5", "#B0BEC5", "red"]]}], "label": "Topic 48", "method": "update"}]}], "title": {"font": {"color": "Black", "size": 22}, "text": "<b>Intertopic Distance Map</b>", "x": 0.5, "xanchor": "center", "y": 0.95, "yanchor": "top"}, "width": 650, "xaxis": {"anchor": "y", "domain": [0, 1], "range": [-14.37, 21.28], "title": {"text": ""}, "visible": false}, "yaxis": {"anchor": "x", "domain": [0, 1], "range": [-12.1, 21.82], "title": {"text": ""}, "visible": false}}}
